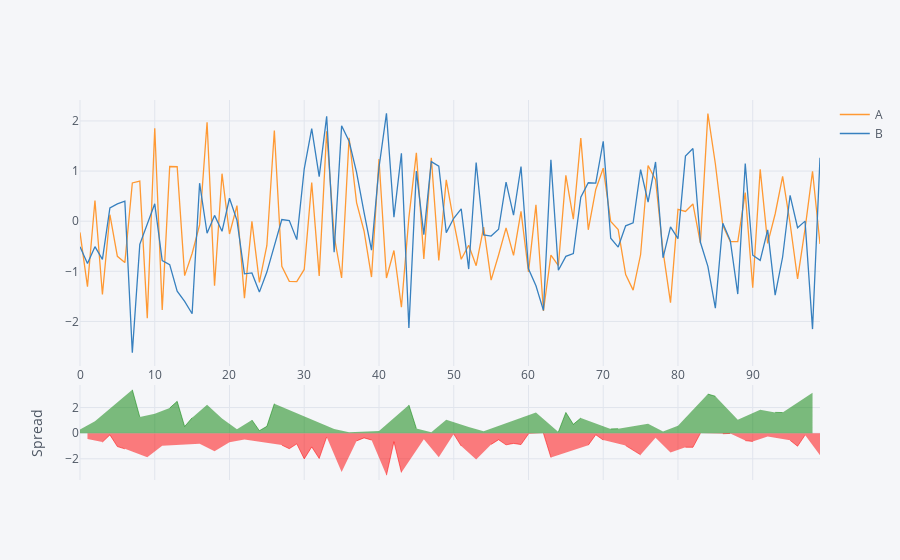

Notebook source saved alongside this figure:
### Markdown cell above
## Spread type

### Code cell
df[['A','B']].iplot(kind='spread')
